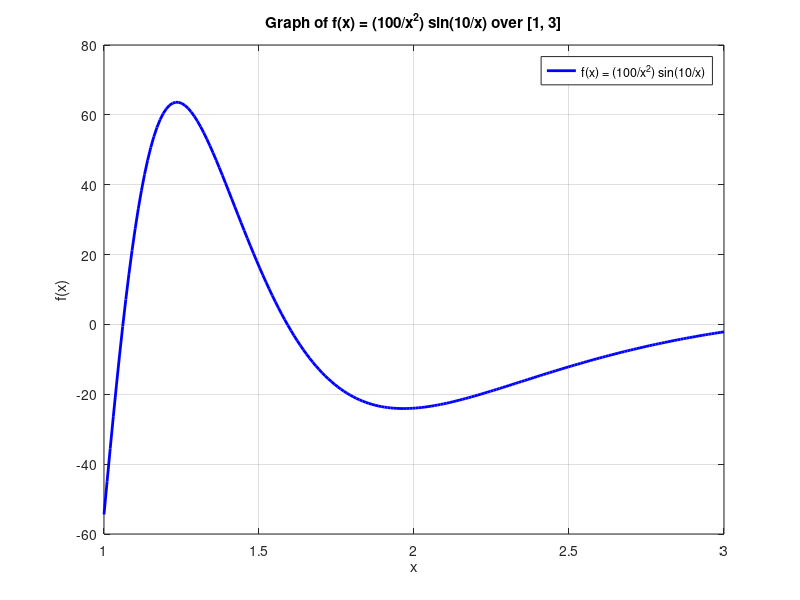

The MATLAB script that drew this image: (Note: this script raises an error after producing the figure.)
f = @(x) (100 ./ x.^2) .* sin(10 ./ x); 
a = 1; 
b = 3; 
epsilon = 1e-4; 

x_plot = linspace(a, b, 200); 
y_plot = f(x_plot); 

figure;
plot(x_plot, y_plot, 'b-', 'LineWidth', 2, 'DisplayName', 'f(x) = (100/x^2) sin(10/x)');
xlabel('x');
ylabel('f(x)');
title('Graph of f(x) = (100/x^2) sin(10/x) over [1, 3]');
legend('show');
grid on;

approx_adaptive = adquad(a, b, epsilon, f);
fprintf('Adaptive Quadrature Approximation: %.10f\n', approx_adaptive);

n_values = [50, 100];
for n = n_values
    h = (b - a) / n; 
    x = a:h:b; 
    fx = f(x);
    
    sum_odd = sum(fx(2:2:end-1));   % Odd-indexed terms (x1, x3, ..., x_{n-1})
    sum_even = sum(fx(3:2:end-2));  % Even-indexed terms (x2, x4, ..., x_{n-2})
    
    approx_simpson = (h / 3) * (fx(1) + 4 * sum_odd + 2 * sum_even + fx(end));
    
    fprintf('Repeated Simpson''s Rule (n=%d): %.10f\n', n, approx_simpson);
end

exact = -1.4260247818;
fprintf('Exact value: %.10f\n', exact);

function I = adquad(a, b, er, f)
    simpson = @(a, b) (b - a) / 6 * (f(a) + 4 * f((a + b) / 2) + f(b));

    I1 = simpson(a, b);
    I2 = simpson(a, (a + b) / 2) + simpson((a + b) / 2, b);
    
    if abs(I1 - I2) < 15 * er
        I = I2;
    else
        I = adquad(a, (a + b) / 2, er / 2, f) + adquad((a + b) / 2, b, er / 2, f);
    end
end
